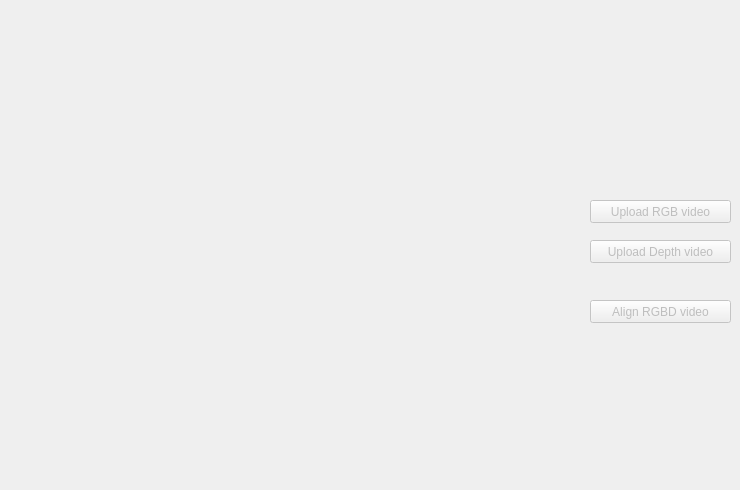
     <widget class="QWidget" name="alignmentTab">
      <property name="enabled">
       <bool>false</bool>
      </property>
      <attribute name="title">
       <string>Alignment</string>
      </attribute>
      <widget class="QPushButton" name="loadColorButton">
       <property name="geometry">
        <rect>
         <x>590</x>
         <y>200</y>
         <width>141</width>
         <height>23</height>
        </rect>
       </property>
       <property name="text">
        <string>Upload RGB video</string>
       </property>
      </widget>
      <widget class="QPushButton" name="loadDepthButton">
       <property name="geometry">
        <rect>
         <x>590</x>
         <y>240</y>
         <width>141</width>
         <height>23</height>
        </rect>
       </property>
       <property name="text">
        <string>Upload Depth video</string>
       </property>
      </widget>
      <widget class="QLabel" name="colorFilename">
       <property name="geometry">
        <rect>
         <x>240</x>
         <y>200</y>
         <width>341</width>
         <height>20</height>
        </rect>
       </property>
       <property name="text">
        <string/>
       </property>
       <property name="alignment">
        <set>Qt::AlignRight|Qt::AlignTrailing|Qt::AlignVCenter</set>
       </property>
      </widget>
      <widget class="QLabel" name="depthFilename">
       <property name="geometry">
        <rect>
         <x>236</x>
         <y>240</y>
         <width>341</width>
         <height>20</height>
        </rect>
       </property>
       <property name="text">
        <string/>
       </property>
       <property name="alignment">
        <set>Qt::AlignRight|Qt::AlignTrailing|Qt::AlignVCenter</set>
       </property>
      </widget>
      <widget class="QPushButton" name="alignButton">
       <property name="geometry">
        <rect>
         <x>590</x>
         <y>300</y>
         <width>141</width>
         <height>23</height>
        </rect>
       </property>
       <property name="text">
        <string>Align RGBD video</string>
       </property>
      </widget>
      <widget class="QLabel" name="messageText">
       <property name="geometry">
        <rect>
         <x>350</x>
         <y>370</y>
         <width>341</width>
         <height>111</height>
        </rect>
       </property>
       <property name="text">
        <string/>
       </property>
       <property name="alignment">
        <set>Qt::AlignCenter</set>
       </property>
      </widget>
     </widget>
